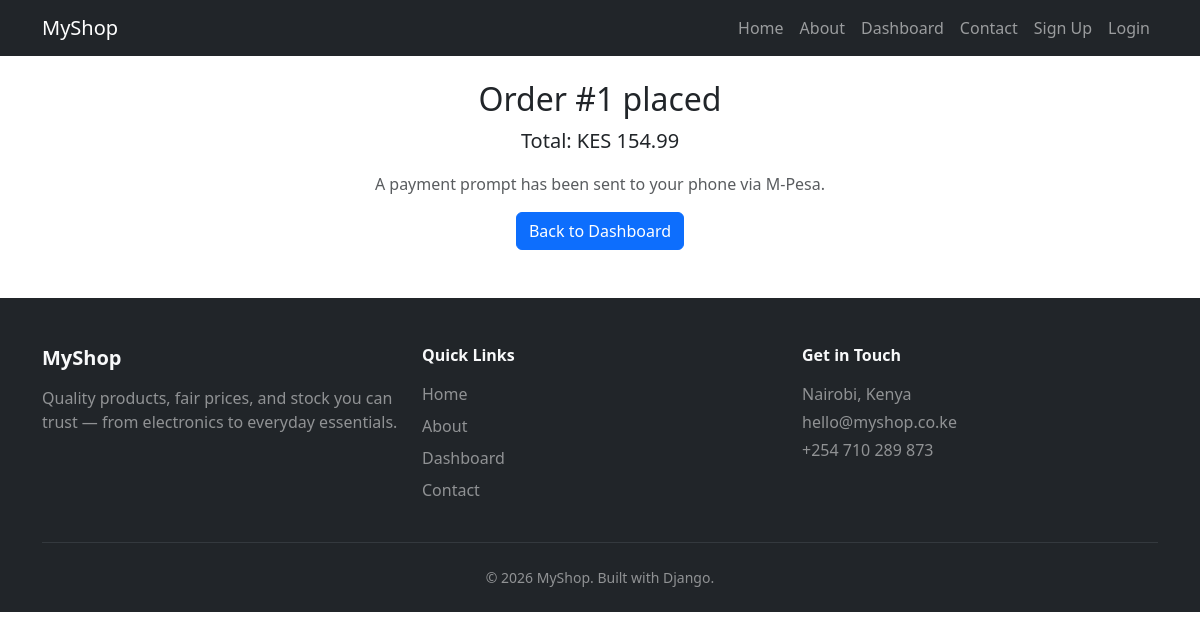
Before: /order/1/confirmation/ with the older database file.
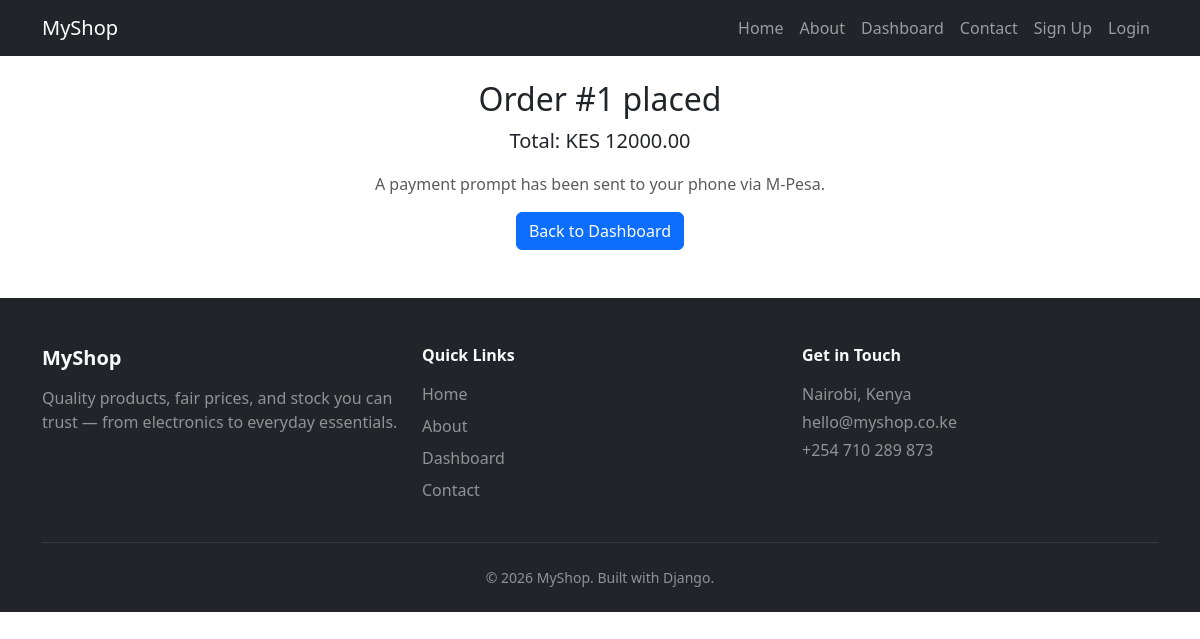
After: the same page with the newer database file.
### MyShop/models.py (models this page shows, shortened)
class Order(models.Model):
    user = models.ForeignKey(User, on_delete=models.CASCADE)
    created_at = models.DateTimeField(auto_now_add=True)
    def total(self):
        return sum(item.subtotal() for item in self.orderitem_set.all())

class OrderItem(models.Model):
    order = models.ForeignKey(Order, on_delete=models.CASCADE)
    product = models.ForeignKey(Product, on_delete=models.CASCADE)
    quantity = models.PositiveIntegerField(default=1)
    def subtotal(self):
        return self.product.price * self.quantity

class Product(models.Model):
    name = models.CharField(max_length=200)
    category = models.ForeignKey(Category, on_delete=models.CASCADE, related_name='products')
    price = models.DecimalField(max_digits=8, decimal_places=2)
    stock = models.PositiveIntegerField(default=0)
    low_stock_threshold = models.PositiveIntegerField(default=5)
    image = models.ImageField(upload_to='products/', blank=True, null=True)

### MyShop/views.py (the view)
# urls.py: path('order/<int:pk>/confirmation/', views.order_confirmation, name='order_confirmation'),
def order_confirmation(request, pk):
    order = get_object_or_404(Order, pk=pk)
    return render(request, 'shop/order_confirmation.html', {'order': order})

### MyShop/templates/shop/order_confirmation.html (shortened to what this page needs)
{% extends 'base.html' %}
{% block content %}
<div class="container mt-4 text-center">
    <h2>Order #{{ order.id }} placed</h2>
    <p class="lead">Total: KES {{ order.total }}</p>
    <p class="text-muted">A payment prompt has been sent to your phone via M-Pesa.</p>
    <a href="{% url 'dashboard' %}" class="btn btn-primary">Back to Dashboard</a>
</div>
{% endblock %}

Changed rows visible on the page:
changed through a linked row, Order id 1: total "154.99" → "12000.00"
